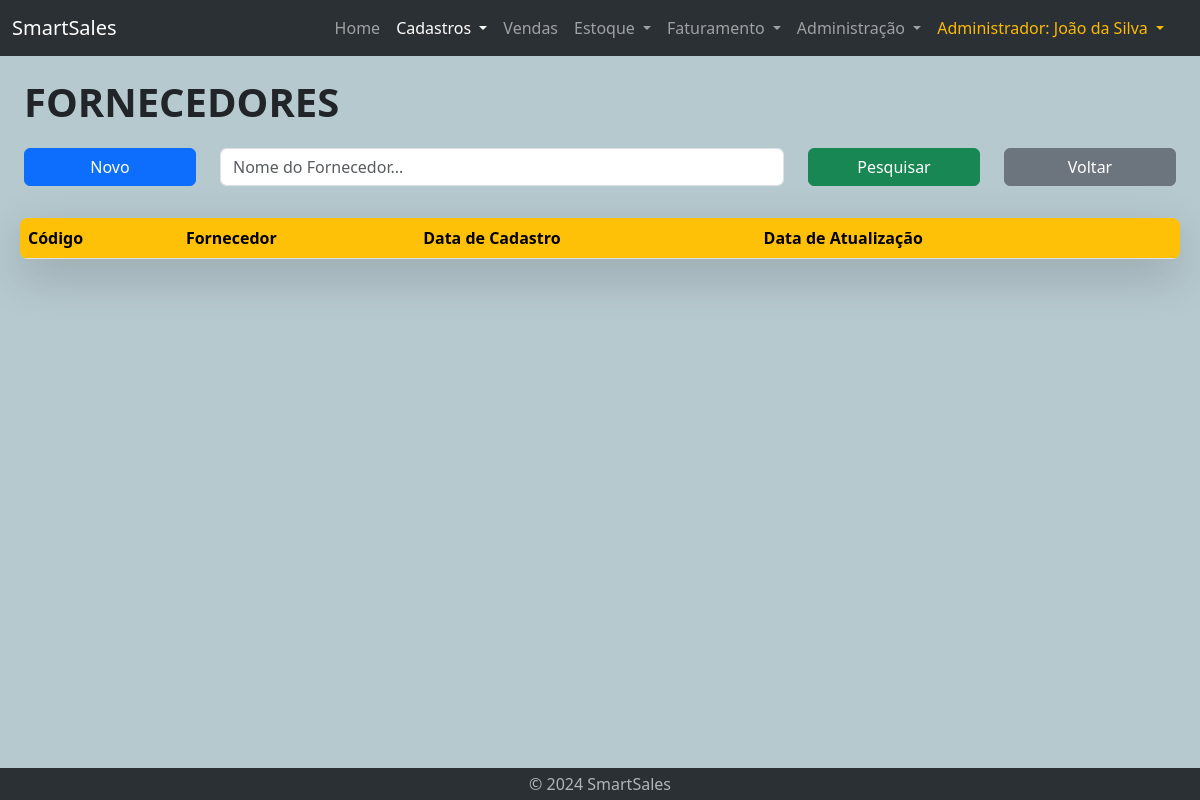
The app's page /estoquista-lst-fornecedor.php (signed in), older data.
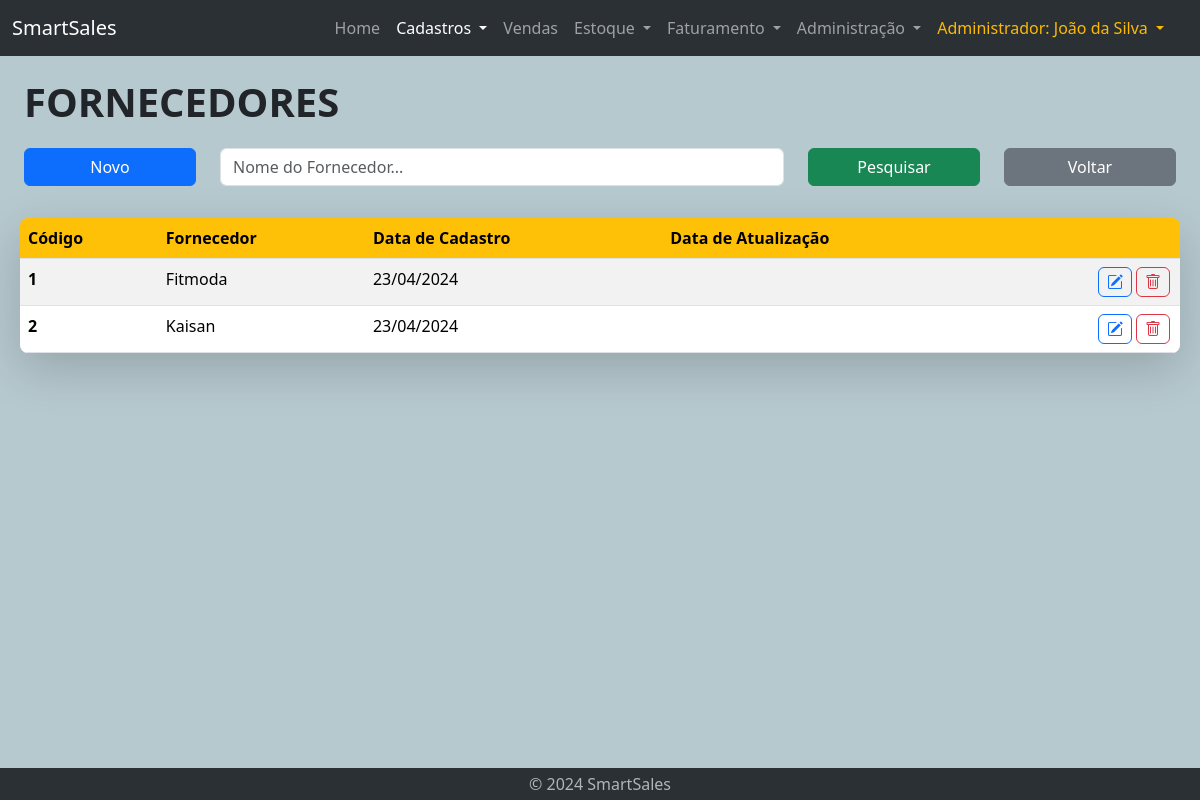
The same page, newer data.
### tables this page shows
CREATE TABLE fornecedor (
    id int AUTO_INCREMENT PRIMARY KEY,
    nome VARCHAR(255) NOT NULL,
    data_cad DATE,
    data_updt DATE
);

### estoquista-lst-fornecedor.php (the view, shortened to what this page needs)
<!DOCTYPE html>
<html lang="en">
<head>
    <?php require "geral/links.php" ?>
</head>
<body id="cadastro">
    <?php require "geral/navbar.php" ?>
    <?php require 'bd/connection.php'; ?>
    <div class="container-fluid mt-3 home">
        <div class="container-fluid">
            <div class="title-text">
                FORNECEDORES
            </div>
        </div>
        <div class="container-fluid mt-3">
            <form action="estoquista-lst-fornecedor.php" method="post">
                <div class="row">
                    <div class="col-lg-2 col-sm-2 col-3">
                        <button type="button" class="btn btn-primary mb-3 w-100" onclick="window.location.href='estoquista-cad-fornecedor.php'">Novo</button>
                    </div>
                    <div class="col-lg-6 col-sm-7 col-9">
                            <input type="text" name="nomeFornecedor" class="form-control mb-3" id="inputPesquisa" placeholder="Nome do Fornecedor..."
                                value="<?php echo isset($_POST['nomeFornecedor']) ? $_POST['nomeFornecedor'] : ''; ?>">
                    </div>
                    <div class="col-lg-2 col-sm-3 col-12">
                        <button type="submit" class="btn btn-success mb-3 w-100">Pesquisar</button>
                    </div>
                    <div class="col-lg-2 col-sm-2 col-12">
                        <button type="button" class="btn btn-secondary mb-3 w-100" onclick="window.location.href='vendedor-cadastros-home.php'">Voltar</button>
                    </div>
                </div>
            </form>
        </div>
        <div class="container-fuid mt-3 ms-lg-2 me-lg-2 shadow-lg rounded-3">
            <?php
                $conn = new mysqli($servername, $username, $password, $database);
                $sql = "SELECT t1.id, t1.nome, t1.data_cad, t1.data_updt FROM fornecedor t1";
                ?>
                <div class='table-responsive table-wrapper'>
                    <table class='table table-striped table-hover rounded-3 overflow-hidden' id='myTable'>
                	    <thead class='thead-yellow'>
                            <tr>
                                <th scope='col'>Código</th>
                                <th scope='col'>Fornecedor</th>
                                <th scope='col'>Data de Cadastro</th>
                                <th scope='col'>Data de Atualização</th>
                                <th scope='col'> </th>
                            </tr>
                	    </thead>
                <?php
                if ($result = $conn->query($sql)) {
                    if ($result->num_rows > 0) {
                        echo "<tbody>";
                        while ($row = $result->fetch_assoc() ) {
                            $dataN = explode('-', $row["data_cad"]);
                            $ano_cad = $dataN[0];
                            $mes_cad = $dataN[1];
                            $dia_cad = $dataN[2];
                            $cod = $row["id"];
                            $nova_data_cad = $dia_cad . '/' . $mes_cad . '/' . $ano_cad;
                            echo "<tr>";
                            echo "  <th scope'row'>";
                            echo $cod;
                            echo "  </th><td>";
                            echo $row["nome"];
                            echo "  </td><td>";
                            echo $nova_data_cad;
                            echo "  </td><td>";
                            echo "  </td>";
            ?>
                                <td>
                                    <button type="button" class="btn btn-outline-danger"
                                    data-bs-toggle="tooltip" data-bs-placement="left" data-bs-title="Excluir fornecedor" data-bs-custom-class="custom-tooltip"
                                    onclick="window.location.href='estoquista-del-fornecedor.php?id=<?php echo $cod; ?>'">
                                        <a class="bi bi-trash"></a>
                                    </button>
                                    <button type="button" class="btn btn-outline-primary"
                                    data-bs-toggle="tooltip" data-bs-placement="left" data-bs-title="Editar fornecedor" data-bs-custom-class="custom-tooltip"
                                    onclick="window.location.href='estoquista-updt-fornecedor.php?id=<?php echo $cod; ?>'">
                                        <a class="bi bi-pencil-square"></a>
                                    </button>
                                </td>
                            </tr>
            <?php
                        }
                        echo "</tbody>";
                    }
                    echo "  </table>";
                    echo "</div>";
                } else {
                    echo "Erro executando SELECT: " . $conn->connect_error;
                }
            ?>
        </div>
    </div>
    <?php require "geral/footer.php" ?>
</body>
</html>

Row changes from the older to the newer data that the page shows:
added fornecedor: id "1", nome "Fitmoda", data_cad "23/04/2024"
added fornecedor: id "2", nome "Kaisan", data_cad "23/04/2024"
